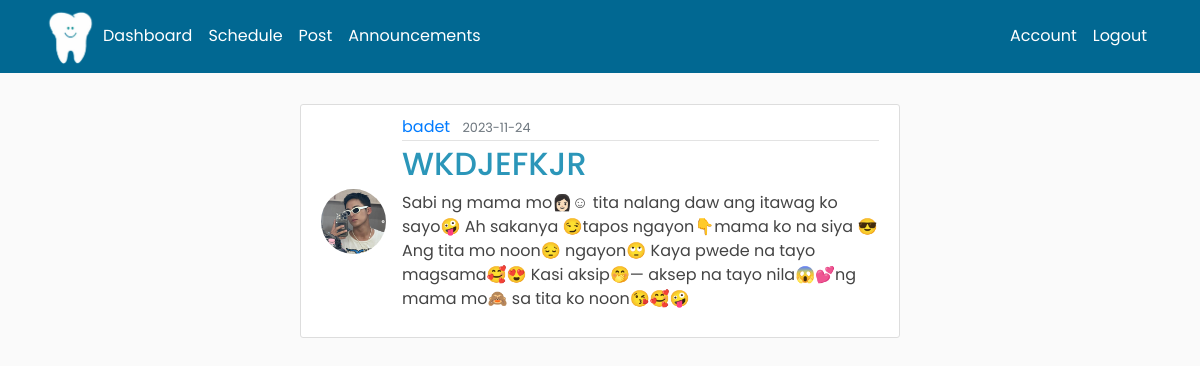
The page /post/16 (signed in) on the database its author committed.
### main/models.py (models this page shows, shortened)
class User(db.Model, UserMixin):
    id = db.Column(db.Integer, primary_key=True)
    FName = db.Column(db.String(30), nullable=False)
    MidName = db.Column(db.String(30), nullable=True)
    LName = db.Column(db.String(30), nullable=False)
    gender = db.Column(db.String(10), nullable=False)
    birthday = db.Column(db.String(8), nullable=False)
    age = db.Column(db.Integer, nullable=False)
    contact = db.Column(db.String(30), unique=True, nullable=False)
    address = db.Column(db.String(100), nullable=False)
    username = db.Column(db.String(20), unique=True, nullable=False)
    email = db.Column(db.String(120), unique=True, nullable=False)
    image_file = db.Column(db.String(20), nullable=False, default='default.jpg')
    password = db.Column(db.String(60), nullable=False)
    posts = db.relationship('Post', backref='author', lazy=True)

class Post(db.Model):
    id = db.Column(db.Integer, primary_key=True)
    title = db.Column(db.String(100), nullable=False)
    date_posted = db.Column(db.DateTime, nullable=False, default=datetime.utcnow)
    content = db.Column(db.Text, nullable=False)
    user_id = db.Column(db.Integer, db.ForeignKey('user.id'), nullable=False)

### main/posts/routes.py (the view)
@posts.route("/post/<int:post_id>")
def post(post_id):
    post = Post.query.get_or_404(post_id)
    return render_template('post.html', title=post.title, post=post)

### main/models.py (called while the page is built)
@login_manager.user_loader
def load_user(user_id):
    return User.query.get(int(user_id))

### main/templates/post.html (shortened to what this page needs)
{% extends "admin_nav.html" %}
{% block content %}
    {% if current_user.id == 2 %}
        <article class="media content-section">
            <img class="rounded-circle article-img" src="{{ url_for('static', filename='profile_pics/' + post.author.image_file) }}">
            <div class="media-body">
            <div class="article-metadata">
                <a class="mr-2" href="#">{{ post.author.username }}</a>
                <small class="text-muted">{{ post.date_posted.strftime('%Y-%m-%d') }}</small>
            </div>
            <h2 class="article-title">{{ post.title }}</h2>
            <p class="article-content">{{ post.content }}</p>
            </div>
        </article>
    {% endif %}
{% endblock content %}

### main/static/nav.css (style rules this page uses)
* { font-family: 'Poppins', 'Sans-serif'; }
:root { --first-color: #2b96b9; --second-color: #000; --third-color: #b9f1ee; --fourth-color: #1ccae5; --main-color: #056892; --bg-color: #fff; --text-color: #000; --big-font: 5rem; --h2-font: 3rem; --p-font: 1.1rem; }
body { background: #fafafa; color: var(--first-color); margin-top: 5rem; }
.content-section { padding-top: 10%; }
h1, h2, h3, h4, h5, h6 { color: var(--text-color); }
.content-section { align-items: center; background: #ffffff; padding: 10px 20px; border: 1px solid #dddddd; border-radius: 3px; margin-bottom: 20px; }
.article-title { color: #444444; }
.article-content { white-space: pre-line; }
.article-img { height: 65px; width: 65px; margin-right: 16px; }
.article-metadata { padding-bottom: 1px; margin-bottom: 4px; border-bottom: 1px solid #e3e3e3 }
h2.article-title { color: #2b96b9; }
p.article-content { color: #444; }

### rows shown on the page
User: image_file (picture), author.username "badet"
Post: date_posted "2023-11-24", title "WKDJEFKJR", content "Sabi ng mama mo👩🏻☺ tita nalang daw ang itawag ko sayo🤪 Ah sakanya 😏tapos ngayon👇mama ko na siya 😎 Ang tita mo noon😔 ngayon🙄 Kaya pwede na tayo magsama🥰😍 Kasi aksip🤭— aksep na tayo nila😱💕ng mama mo🙈 sa tita ko noon😘🥰🤪"
